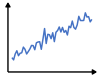

Generate this figure with R:
rm(list = ls())
library(rstudioapi)
library(ggplot2)
currentPath <- getSourceEditorContext()$path
charLocations <- gregexpr('/',currentPath)[[1]]
currentPath <- substring(currentPath,1,charLocations[length(charLocations)]-1)
setwd(currentPath)

##==== Function ====##
theme_custom <- function(){
  myTheme <- theme(panel.background = element_blank(),
                   panel.grid = element_blank(),
                   legend.position = 'none',
                   plot.margin = margin(3,3,3,3),
                   plot.background = element_blank(),
                   axis.ticks = element_blank(),
                   axis.line.x.bottom = element_line(linewidth = 0.7,arrow = arrow(length = unit(0.04,'inches'),ends = 'last',type = 'closed')),
                   axis.line.y.left = element_line(linewidth = 0.7,arrow = arrow(length = unit(0.04,'inches'),ends = 'last',type = 'closed')),
                   axis.title.y = element_blank(),
                   axis.title.x = element_blank(),
                   axis.text.y = element_blank(),
                   axis.text.x = element_blank())
  return(myTheme)
}
##==== Function ====##

set.seed(1000)
errors <- rnorm(n = 50,mean = 0,sd = 0.05)
tempX <- seq(0,1,length.out = 50)
tempY <- tempX*0.5 + errors
drawMatrix1 <- data.frame(X = tempX,Y = tempY)
Fig <- ggplot()+
  geom_line(data = drawMatrix1,mapping = aes(x = X,y = Y),color = '#4572c4',linewidth = 0.5)+
  scale_x_continuous(limits = c(-0.05,1.05),expand = c(0,0))+
  scale_y_continuous(limits = c(-0.2,0.65),expand = c(0,0))+
  theme_custom()
outputFileName <- 'Fig_d.pdf'
pdf(file <- outputFileName,width = 1,height = 0.8)
print(Fig)
dev.off()
